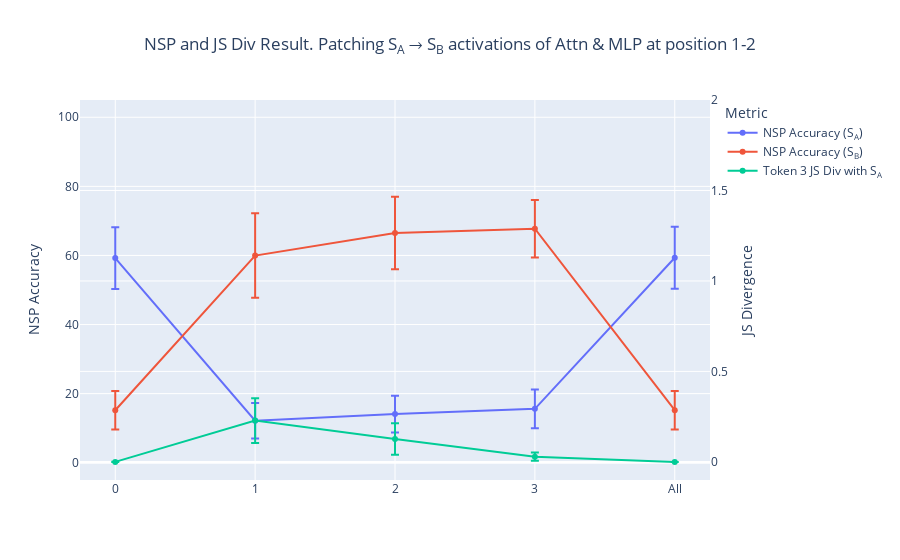

Here is the notebook cell this chart was saved with:
### Code cell
import plotly.graph_objects as go

from torch.nn import functional as F
import pandas as pd
import re
pos = [1,2]
# pos = 2
# patch_types = "resid_pre"
# patch_types = "attn_out"
patch_types = ["attn_out", "mlp_out"]

if isinstance(patch_types, str):
    patch_types = [patch_types]

def remove_idx_from_tensor(tensor, idx):
    return torch.cat([tensor[:idx], tensor[idx + 1 :]])

common_states_in_a_b = set(state_as).intersection(set(state_bs))
len_cross_prod = len(state_as) * len(state_bs) - len(common_states_in_a_b)
nsp_patching_result = torch.zeros((model.cfg.n_layers + 1, len_cross_prod, 2), device=model.cfg.device)
kl_div_result = torch.zeros((model.cfg.n_layers + 1, len_cross_prod), device=model.cfg.device)

for layer in tqdm(range(model.cfg.n_layers + 1)):
    offset = 0
    for state_a in state_as:
        state_a_cache = {
            k: v[state_a].unsqueeze(0) for k, v in all_states_cache.items()
        }
        temp_hook_fn = partial(
            residual_stream_patching_hook, cache=state_a_cache, position=pos
        )
        if layer == model.cfg.n_layers:
            fwd_hooks = [(utils.get_act_name(patch_type, layer_inner), temp_hook_fn) for layer_inner in range(model.cfg.n_layers) for patch_type in patch_types]
        else:
            fwd_hooks = [(utils.get_act_name(patch_type, layer), temp_hook_fn) for patch_type in patch_types]
        state_a_tokens = model.to_tokens(str(state_a), prepend_bos=True)
        try:
            a_index_in_b = state_bs.index(state_a)
            state_bs_wo_a = remove_idx_from_tensor(state_bs_tokens, a_index_in_b)
            state_bs_str_wo_a = (
                state_bs_str[:a_index_in_b] + state_bs_str[a_index_in_b + 1 :]
            )
        except ValueError:
            state_bs_wo_a = state_bs_tokens
            state_bs_str_wo_a = state_bs_str
        
        # state b <- state a
        len_stats = len(state_bs_wo_a)
        mod_logits = model.run_with_hooks(state_bs_wo_a, fwd_hooks=fwd_hooks)
        gt_logits = (
            all_states_logits[state_a].unsqueeze(0).repeat(mod_logits.shape[0], 1, 1)
        )
        kl_div_batch = JSD(gt_logits, mod_logits, reduction="none").sum(dim=-1)
        kl_div_result[layer, offset:offset+len_stats] = kl_div_batch
        nsp, _ = get_next_state_probs(
            state_bs_wo_a, model, automata, fwd_hooks=fwd_hooks
        )
        acc_a = correct_next_state_probs(state_a, nsp, automata, print_info="")
        acc_b = correct_next_state_probs(state_bs_str_wo_a, nsp, automata, print_info="")
        acc_a = torch.tensor(acc_a, device=model.cfg.device)
        acc_b = torch.tensor(acc_b, device=model.cfg.device)

        nsp_patching_result[layer, offset:offset+len_stats, 0] = acc_a
        nsp_patching_result[layer, offset:offset+len_stats, 1] = acc_b
        offset += len_stats
    assert offset == len_cross_prod

nsp_patching_result *= 100

df = pd.DataFrame(
    {
        "Layer": [str(i) for i in range(model.cfg.n_layers)] + ["All"],
        "NSP Acc Sa": nsp_patching_result[:, :, 0].mean(dim=1).tolist(),
        "NSP Acc Sb": nsp_patching_result[:, :, 1].mean(dim=1).tolist(),
        "KL Div": kl_div_result.mean(dim=1).tolist(),
        "NSP Acc Sa Std": nsp_patching_result[:, :, 0].std(dim=1).tolist(),
        "NSP Acc Sb Std": nsp_patching_result[:, :, 1].std(dim=1).tolist(),
        "KL Div Std": kl_div_result.std(dim=1).tolist(),
    }
)
df["NSP Acc Sa Std"] /= 2
df["NSP Acc Sb Std"] /= 2

patch_types_res = ""
for i, patch_type in enumerate(patch_types):
    attn_head = re.match(r"attn_(\d)_head_(\d)", patch_type)
    mlp = re.match(r"mlp_(\d)", patch_type)
    if i > 0:
        patch_types_res += " & "
    if patch_type == "attn_out":
        patch_types_res += "Attn"
    elif patch_type == "mlp_out":
        patch_types_res += "MLP"
    elif patch_type == "resid_pre":
        patch_types_res += "Pre-Residual Stream"
    elif patch_type == "resid_post":
        patch_types_res += "Post-Residual Stream"
    elif attn_head:
        patch_types_res += f"Attn {attn_head.group(1)} Head {attn_head.group(2)}"
    elif mlp:
        patch_types_res += f"MLP {mlp.group(1)}"

    else:
        raise ValueError(f"Unknown patch type: {patch_type}")
if isinstance(pos, int):
    pos_str = str(pos)
else:
    pos_str = str(pos[0]) if len(pos) == 1 else f"{pos[0]}-{pos[1]}"

fig = go.Figure()
fig.add_trace(go.Scatter(x=df["Layer"], y=df["NSP Acc Sa"], error_y=dict(type='data', array=df["NSP Acc Sa Std"]), name="NSP Accuracy (S<sub>A</sub>)"))
fig.add_trace(go.Scatter(x=df["Layer"], y=df["NSP Acc Sb"], error_y=dict(type='data', array=df["NSP Acc Sb Std"]), name="NSP Accuracy (S<sub>B</sub>)"))
# Create the plot using plotly express
# fig = px.line(df, x="Layer", y=df.columns[1:3]) # color="Metric"
title = f'NSP and JS Div Result. Patching S<sub>A</sub> &#8594; S<sub>B</sub> activations of {patch_types_res} at position {pos_str}'
fig.update_layout(title={"text": title, "x": 0.5, "xanchor": "center"})

# # Add a secondary y-axis for KL Divergence
fig.add_trace(
    go.Scatter(
        x=df["Layer"],
        y=df["KL Div"],
        error_y=dict(type='data', array=df["KL Div Std"]),
        name="Token 3 JS Div with S<sub>A</sub>",
        yaxis="y2",
    )
)

# Set the left y-axis title to NSP Accuracy
fig.update_layout(yaxis=dict(title="NSP Accuracy", range=(-5, 105)))

# Set the right y-axis title to KL Divergence
fig.update_layout(
    yaxis2=dict(title="JS Divergence", overlaying="y", side="right", range=[-0.1, 2])
)
# fig.update_yaxes(range=['auto', 'auto'])
# Add a custom legend title
fig.update_layout(legend=dict(title="Metric"))

fig.show()

### Figure 1 — Plotly figure (JSON) as saved in the notebook; plotly's stock layout.template omitted (floating-point values rounded to 4 significant figures)
{"data": [{"error_y": {"array": [8.943, 5.149, 5.325, 5.593, 8.964], "type": "data"}, "name": "NSP Accuracy (S<sub>A</sub>)", "type": "scatter", "x": ["0", "1", "2", "3", "All"], "y": [59.23, 12.17, 14.09, 15.6, 59.32]}, {"error_y": {"array": [5.584, 12.23, 10.47, 8.326, 5.595], "type": "data"}, "name": "NSP Accuracy (S<sub>B</sub>)", "type": "scatter", "x": ["0", "1", "2", "3", "All"], "y": [15.19, 59.97, 66.5, 67.76, 15.2]}, {"error_y": {"array": [0.0001809, 0.1243, 0.08695, 0.02244, 2.635e-05], "type": "data"}, "name": "Token 3 JS Div with S<sub>A</sub>", "type": "scatter", "x": ["0", "1", "2", "3", "All"], "y": [9.033e-05, 0.2282, 0.1261, 0.02903, 2.32e-05], "yaxis": "y2"}], "layout": {"legend": {"title": {"text": "Metric"}}, "title": {"text": "NSP and JS Div Result. Patching S<sub>A</sub> &#8594; S<sub>B</sub> activations of Attn & MLP at position 1-2", "x": 0.5, "xanchor": "center"}, "yaxis": {"range": [-5, 105], "title": {"text": "NSP Accuracy"}}, "yaxis2": {"overlaying": "y", "range": [-0.1, 2], "side": "right", "title": {"text": "JS Divergence"}}}}
